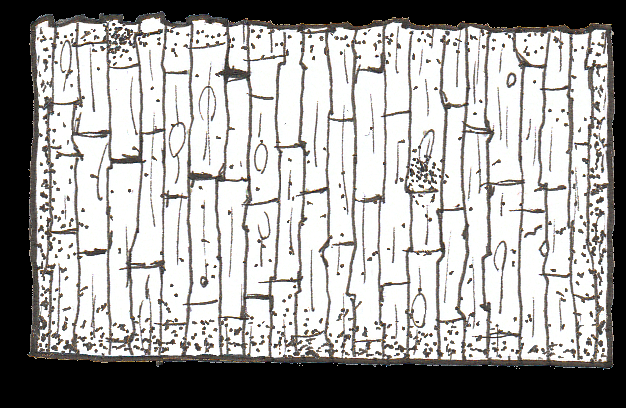
#> input picture originals/wood_planks.png, 626 x 408 px
$ python Colorizer.py
#> lines starting #> are read from the running program, lines starting #| are printed output that depends on the picture
import numpy as np
import cv2 as cv
import os
from dataclasses import dataclass
from collections.abc import Generator

@dataclass
class ColorSpreader:

    hue_min: float
    hue_max: float
    light_min: float
    light_max: float
    saturation_min: float
    saturation_max: float

    @property
    def _mins(self) -> np.ndarray:
        return np.array([self.hue_min, self.light_min, self.saturation_min])

    @property
    def _maxs(self) -> np.ndarray:
        return np.array([self.hue_max, self.light_max, self.saturation_max])

    def __post_init__(self):
        assert self.hue_min <= self.hue_max
        assert self.light_min <= self.light_max
        assert self.saturation_min <= self.saturation_max

        assert self.hue_min >= 0
        assert self.hue_max <= 360

        assert self.light_min >= 0
        assert self.light_max <= 100
        assert self.saturation_min >= 0
        assert self.saturation_max <= 100


        self.hue_min = int(self.hue_min)
        self.hue_max = int(self.hue_max)
        self.light_min = self.light_min/100
        self.light_max = self.light_max/100
        self.saturation_min = self.saturation_min/100
        self.saturation_max = self.saturation_max/100

    def __call__(self, n: int) -> np.ndarray:
        do_hues = int(self.hue_min != self.hue_max and n > 1)
        do_lights = int(self.light_min != self.light_max and n > 1)
        do_sats = int(self.saturation_min != self.saturation_max and n > 1)
        n_dims = do_hues + do_lights + do_sats
        n_sides = int(n**(1/n_dims)) if n_dims > 0 else 1
        n_outputs = n_sides**n_dims

        r = n - n_outputs if n_dims > 0 else 0

        x = np.zeros((n_outputs + r, 3), dtype='float32')

        hues = np.linspace(self.hue_min, self.hue_max, n_sides) if do_hues == 1 and n_sides > 1 else np.array([(self.hue_min + self.hue_max)/2])
        lights = np.linspace(self.light_min, self.light_max, n_sides) if do_lights == 1 and n_sides > 1 else np.array([(self.light_min + self.light_max)/2])
        sats = np.linspace(self.saturation_min, self.saturation_max, n_sides) if do_sats == 1 and n_sides > 1 else np.array([(self.saturation_min + self.saturation_max)/2])

        x[:n_outputs, :] = np.array(np.meshgrid(hues, lights, sats)).T.reshape(-1, 3)
        if r > 0:
            if int(r**(1/n_dims)) > 1:
                hue_step = (self.hue_max - self.hue_min)/4
                light_step = (self.light_max - self.light_min)/4
                sat_step = (self.saturation_max - self.saturation_min)/4
                other = ColorSpreader(hue_min=self.hue_min + hue_step, hue_max=self.hue_max - hue_step,
                                      light_min=(self.light_min + light_step)*100, light_max=(self.light_max - light_step)*100,
                                      saturation_min=(self.saturation_min + sat_step)*100, saturation_max=(self.saturation_max - sat_step)*100)
                x[n_outputs:, :] = other(r)
            elif r == 1:
                x[-1, :] = (self._mins + self._maxs)/2
            else: # 1 < r < 8
                x[n_outputs:, :] = np.linspace(self._mins, self._maxs, r + 2)[1:-1]

        return x

class Colorizer:

    ACCEPTED_FILE_FORMATS = ['.png', '.jpg', '.jpeg']

    def __init__(self, random_color: ColorSpreader, n_generations: int=20, gradient_thickness: int | None = 31, grad_effect: float = 0.1,
                 line_art_effect: float = 0.2):
        self.random_color = random_color
        self.n = n_generations
        self.gradient_thickness = gradient_thickness
        self.grad_effect = grad_effect
        self.line_art_effect = line_art_effect
        assert self.gradient_thickness is None or (self.gradient_thickness % 2 == 1 and 3 <= self.gradient_thickness <= 31)


    def __call__(self, src_dir_or_path: str | os.PathLike, out_dir: str | os.PathLike):
        for j, (img, img_name) in enumerate(self._generate_images(src_dir_or_path)):
            img_name = img_name.split('.')[0]
            result_dir = f'{out_dir}/{img_name}'
            self._make_out_dir(result_dir)

            img_f32 = img.astype('float32') / 255
            grad_magn = self._get_gradients(img_f32[:,:,:-1])
            img_hsv = cv.cvtColor(img_f32, cv.COLOR_BGR2HLS)
            line_art_mask = self._get_line_art_mask(img)
            result = img.copy()
            colors = self.random_color(self.n)
            for i, col in enumerate(colors):
                grad_color = self._get_grad_color(col)
                result[:,:,:-1] = self._colorize(img_hsv.copy(), line_art_mask, grad_magn, col, grad_color)
                cv.imwrite(f'{result_dir}/{img_name}_{i+1}.png', result)

    def _make_out_dir(self, out_dir: str | os.PathLike):
        if not os.path.isdir(out_dir):
            os.makedirs(out_dir)

    def _generate_images(self, src_dir: str | os.PathLike) -> Generator[np.ndarray, str]:

        if os.path.isfile(src_dir):
            img = self._read_image(src_dir)
            if img is not None:
                yield img, src_dir.split('/')[-1]

        elif os.path.isdir(src_dir):
            for file_name in os.listdir(src_dir):
                for ff in self.ACCEPTED_FILE_FORMATS:
                    if file_name.endswith(ff):
                        break
                else:
                    continue

                fp = f'{src_dir}/{file_name}'
                img = self._read_image(fp)
                if img is not None:
                    yield img, file_name

        else:
            raise ValueError(f"{src_dir} is not a valid path to a valid image or directory")

    def _read_image(self, fp: str | os.PathLike) -> np.ndarray | None:
        img = cv.imread(fp, cv.IMREAD_UNCHANGED)
        if img.shape[-1] == 4:
            return img

        print(f"Image at {fp} is not a 4-channel image and will be skipped")
        return None

    def _get_gradients(self, x: np.ndarray) -> np.ndarray:
        if self.gradient_thickness is None:
            return np.zeros_like(x)

        gaussian_size = self.gradient_thickness
        x_grayscale = x.mean(axis=-1, keepdims=True)
        gaussian = cv.GaussianBlur(x_grayscale, [gaussian_size, gaussian_size], sigmaX=1, sigmaY=1)

        large_dx = cv.getDerivKernels(1, 0, gaussian_size)
        large_dx = np.outer(large_dx[0], large_dx[1])
        large_dy = cv.getDerivKernels(0, 1, gaussian_size)
        large_dy = np.outer(large_dy[0], large_dy[1])
        large_scaling = np.abs(large_dx).sum()/2

        dx = cv.filter2D(gaussian, -1, large_dx)/large_scaling
        dy = cv.filter2D(gaussian, -1, large_dy)/large_scaling

        magn = np.clip(np.sqrt(dx**2 + dy**2), 0, 1)

        return np.stack([magn for _ in range(3)], axis=-1)

    def _colorize(self, input_img: np.ndarray, outline_mask: np.ndarray, grad: np.ndarray,
                 main_color: np.ndarray, grad_color: np.ndarray) -> np.ndarray:

        img = (1 - grad) * main_color + grad * grad_color
        # img = img*small_grad + (1 - small_grad)*img_colored
        img = outline_mask * input_img + (1 - outline_mask) * img
        img[:,:,1] = (1 - outline_mask[:,:,0])*img[:,:,1] + outline_mask[:,:,0]*main_color[1]*self.line_art_effect
        img = cv.cvtColor(img.astype('float32'), cv.COLOR_HLS2BGR)
        img *= 255
        img = np.clip(img, 0, 255).astype('uint8')
        return img

    def _get_line_art_mask(self, img: np.ndarray) -> np.ndarray:
        gray = cv.cvtColor(img[:,:,:-1], cv.COLOR_BGR2GRAY)
        return np.expand_dims(np.clip(1 - (gray.astype('float32')-75)/(255-75), 0, 1), -1)

    def _get_grad_color(self, color: np.ndarray) -> np.ndarray:
        grad_color = color.copy()
        grad_color[1] = np.clip((1 + self.grad_effect)*grad_color[1], 0, 1)
        return grad_color

if __name__ == "__main__":

    rand_color = ColorSpreader(0, 130, 0.2, 0.5, 0.2, 0.7)
    colorizer = Colorizer(rand_color, n_generations=50, grad_effect=-0.25)

    img_path = f'originals/wood_planks.png'
    out_dir = 'D:/Test'

    colorizer(img_path, out_dir)
#> in _read_image, img is the input picture: shape (408, 626, 4); mean B, G, R, A 162.3, 163.9, 165.3, 199
#> in __call__, `img_name = img_name.split('.')[0]`: img_name = 'wood_planks'
#> in __call__, `result_dir = f'{out_dir}/{img_name}'`: result_dir = 'D:/Test/wood_planks'
#> in __call__, `img_hsv = cv.cvtColor(img_f32, cv.COLOR_BGR2HLS)`: img_hsv: shape (408, 626, 3) float32; mean of channels 0, 1, 2 83, 0.6, 0.3
#> in _get_line_art_mask, `return np.expand_dims(np.clip(1 - (gray.astype('float32')-75)/(255-75)..`:
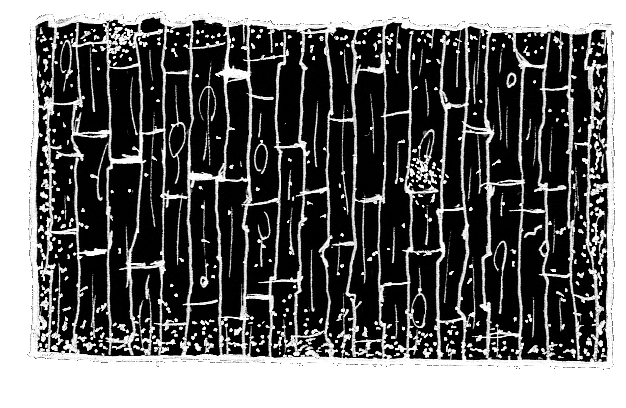
#> returned value: shape (408, 626, 1) float32; min 0, max 1, mean 0.41
#> the loop in __call__, `for i, col in enumerate(colors):` made 50 passes
#> pass 1, in _colorize, `img = (1 - grad) * main_color + grad * grad_color`:
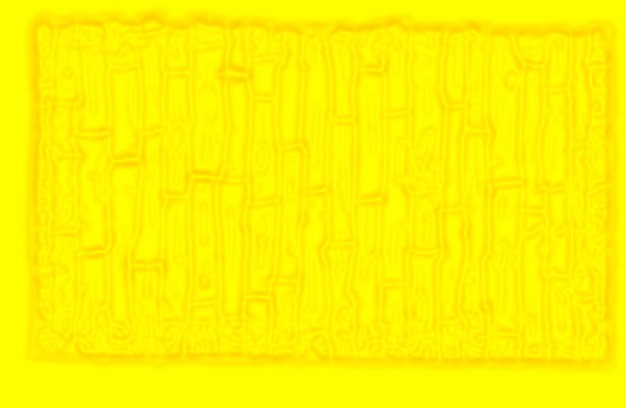
#> img: shape (408, 626, 3) float32; mean of channels 0, 1, 2 0, 0.00192, 0.00201; drawn with min black and max white
#> pass 1, in _colorize, `img = outline_mask * input_img + (1 - outline_mask) * img`:
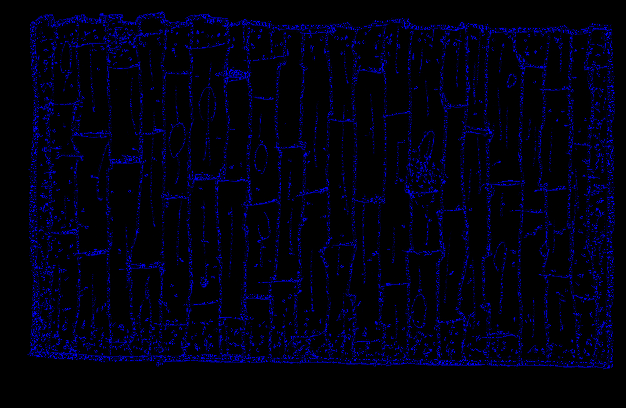
#> img: shape (408, 626, 3) float32; mean B, G, R 24.1, 0.1, 0; drawn with min black and max white
#> pass 1, in _colorize, `img = cv.cvtColor(img.astype('float32'), cv.COLOR_HLS2BGR)`:
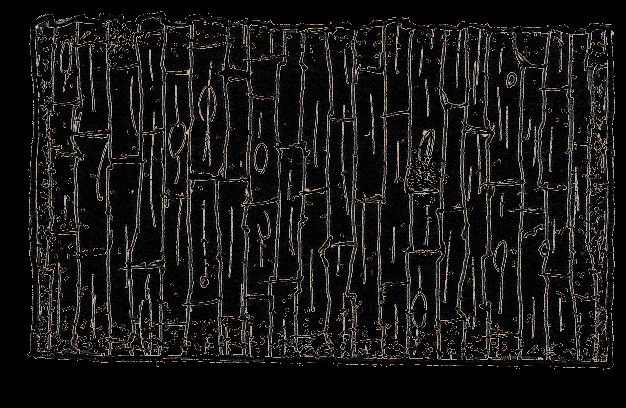
#> img: shape (408, 626, 3) float32; mean B, G, R 0.0198, 0.0209, 0.0219; drawn with min black and max white
#> after the loop in __call__, `for i, col in enumerate(colors):`:
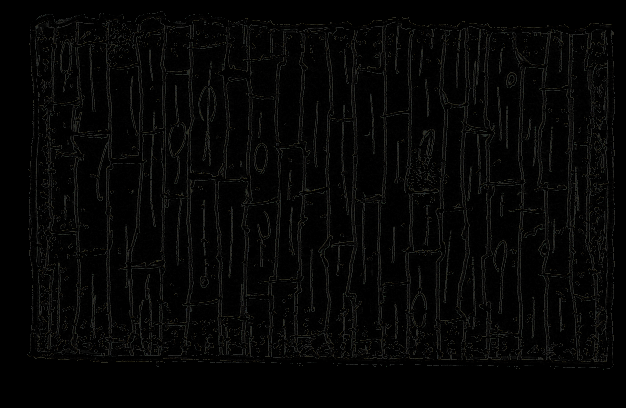
#> result: shape (408, 626, 4); mean B, G, R, A 4.8, 5.3, 5.3, 199

$ run again, with originals/tower_floor1.png copied over originals/wood_planks.png
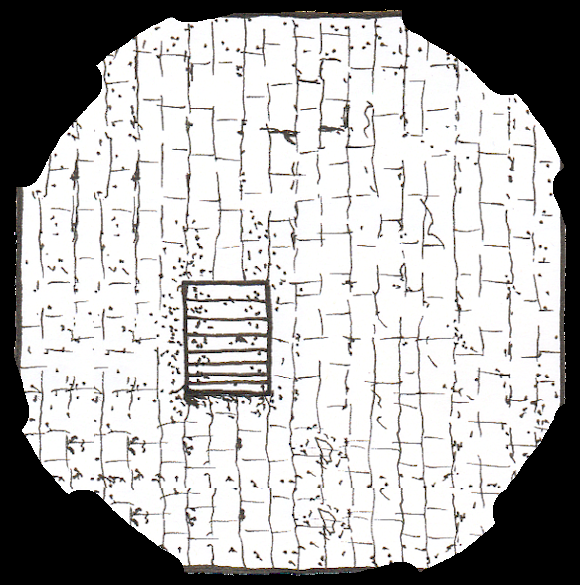
#> input picture originals/tower_floor1.png, 580 x 585 px
#> in _read_image, img is the input picture: shape (585, 580, 4); mean B, G, R, A 176.9, 177.4, 178.5, 195.4
#> img_name = 'wood_planks'
#> result_dir = 'D:/Test/wood_planks'
#> img_hsv: shape (585, 580, 3) float32; mean of channels 0, 1, 2 86, 0.7, 0.4
#> the loop in __call__, `for i, col in enumerate(colors):` made 50 passes
#> pass 1, in _colorize, `img = (1 - grad) * main_color + grad * grad_color`:
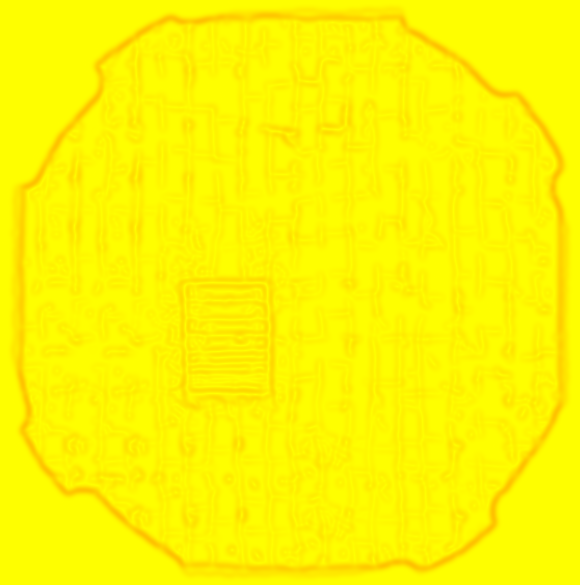
#> img: shape (585, 580, 3) float32; mean of channels 0, 1, 2 0, 0.00194, 0.00201; drawn with min black and max white
#> after the loop in __call__, `for i, col in enumerate(colors):`:
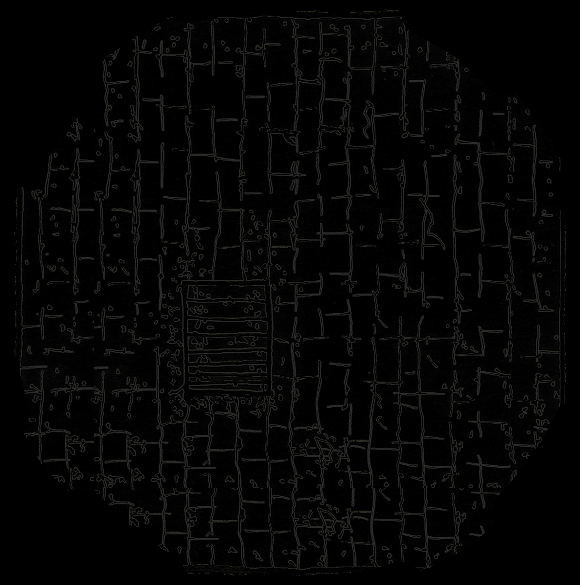
#> result: shape (585, 580, 4); mean B, G, R, A 4.9, 5.2, 5.1, 195.4

$ run again, with originals/tower_floor2.png copied over originals/wood_planks.png
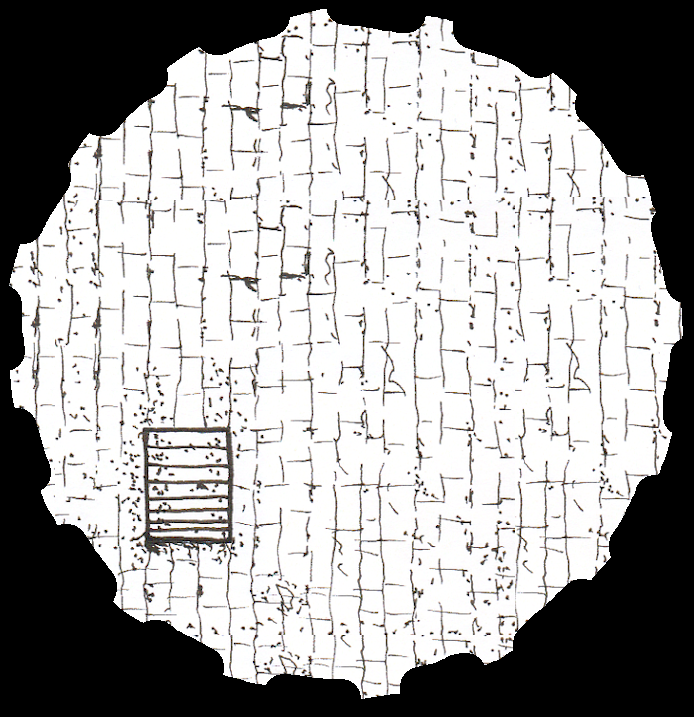
#> input picture originals/tower_floor2.png, 694 x 717 px
#> in _read_image, img is the input picture: shape (717, 694, 4); mean B, G, R, A 161.4, 161.8, 162.6, 175.3
#> img_name = 'wood_planks'
#> result_dir = 'D:/Test/wood_planks'
#> img_hsv: shape (717, 694, 3) float32; mean of channels 0, 1, 2 74.7, 0.6, 0.3
#> the loop in __call__, `for i, col in enumerate(colors):` made 50 passes
#> pass 1, in _colorize, `img = (1 - grad) * main_color + grad * grad_color`:
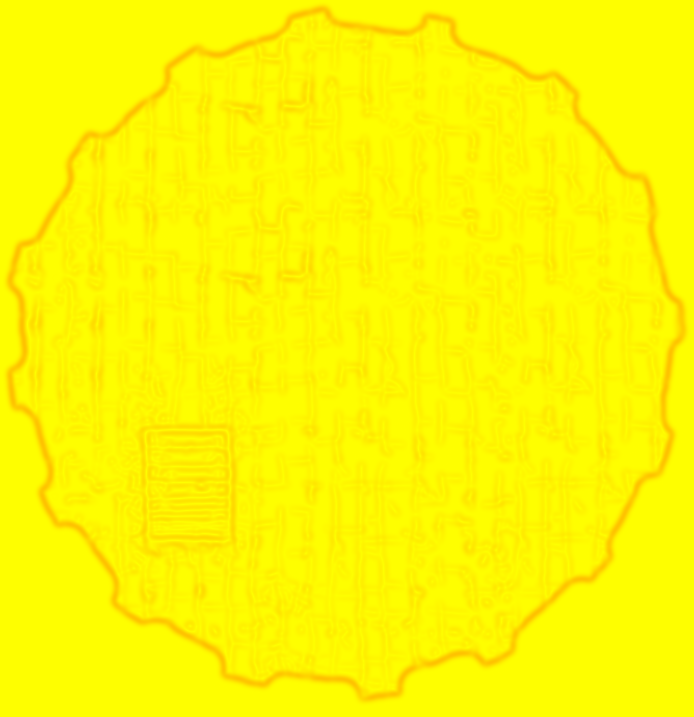
#> img: shape (717, 694, 3) float32; mean of channels 0, 1, 2 0, 0.00195, 0.00201; drawn with min black and max white
#> after the loop in __call__, `for i, col in enumerate(colors):`:
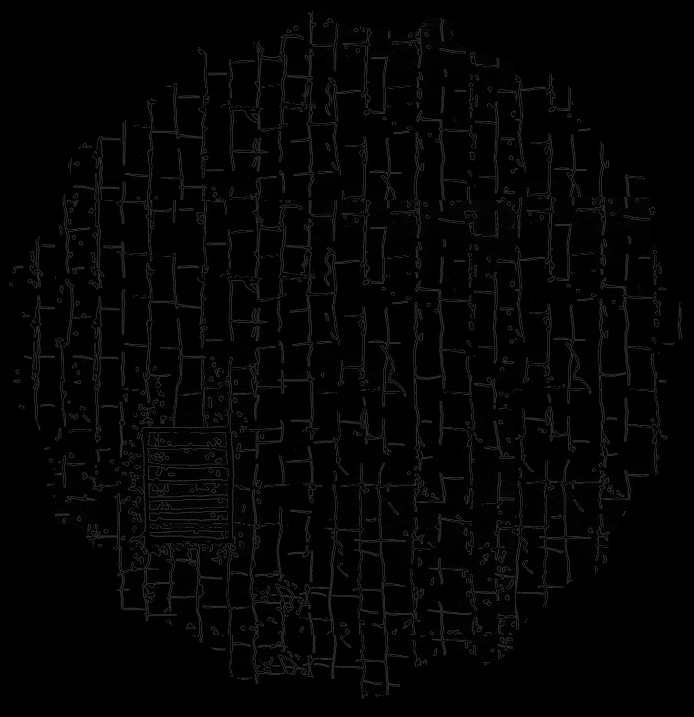
#> result: shape (717, 694, 4); mean B, G, R, A 4.1, 4.4, 4.3, 175.3
